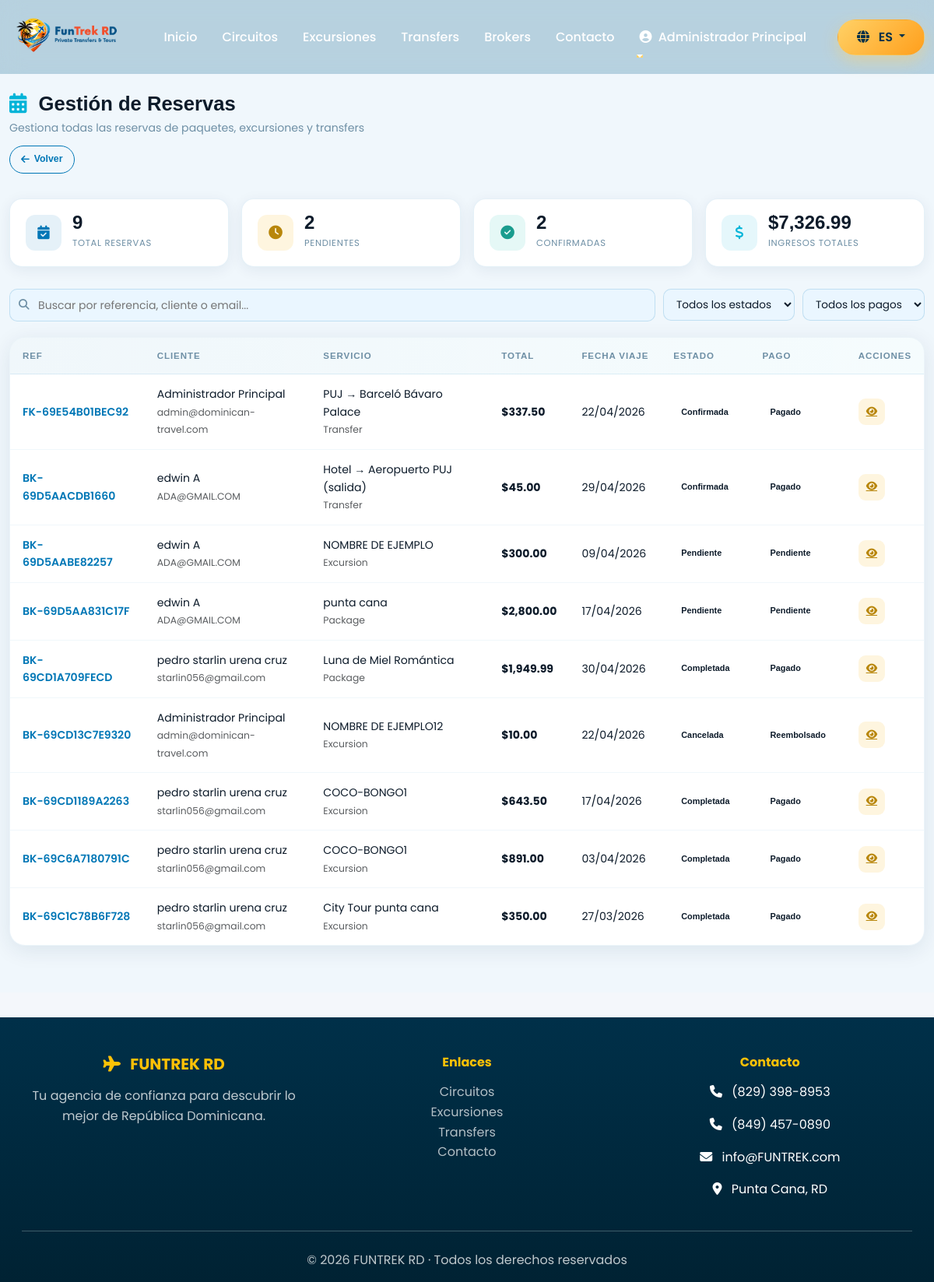
Screenshot of /public/admin/bookings (signed in) with the database file from the repository.
### tables this page shows
CREATE TABLE `bookings` (
  `id` int(11) NOT NULL,
  `booking_reference` varchar(50) NOT NULL,
  `customer_name` varchar(255) NOT NULL,
  `customer_email` varchar(255) NOT NULL,
  `customer_phone` varchar(50) NOT NULL,
  `travel_date` date NOT NULL,
  `adults` int(11) NOT NULL DEFAULT 1,
  `children` int(11) DEFAULT 0,
  `special_requests` text DEFAULT NULL,
  `item_type` enum('package','excursion','transfer') NOT NULL,
  `item_id` int(11) NOT NULL,
  `total_price` decimal(10,2) NOT NULL,
  `status` enum('pending','confirmed','cancelled','completed') DEFAULT 'pending',
  `payment_method` varchar(100) DEFAULT NULL,
  `payment_status` enum('pending','paid','refunded') DEFAULT 'pending',
  `created_at` timestamp NOT NULL DEFAULT current_timestamp(),
  `updated_at` timestamp NOT NULL DEFAULT current_timestamp() ON UPDATE current_timestamp()
);

CREATE TABLE `transfers` (
  `id` int(11) NOT NULL,
  `name` varchar(255) NOT NULL,
  `from_location` varchar(255) NOT NULL,
  `to_location` varchar(255) NOT NULL,
  `vehicle_type` varchar(100) DEFAULT NULL,
  `max_passengers` int(11) DEFAULT NULL,
  `price` decimal(10,2) NOT NULL,
  `price_type` enum('persona','paquete') NOT NULL DEFAULT 'paquete',
  `description` text DEFAULT NULL,
  `image` varchar(255) DEFAULT NULL,
  `gallery` longtext DEFAULT NULL,
  `active` tinyint(1) DEFAULT 1,
  `created_at` timestamp NOT NULL DEFAULT current_timestamp()
);

CREATE TABLE `excursions` (
  `id` int(11) NOT NULL,
  `name` varchar(255) NOT NULL,
  `location` varchar(255) NOT NULL,
  `description` text DEFAULT NULL,
  `duration` varchar(50) DEFAULT NULL,
  `price` decimal(10,2) NOT NULL,
  `price_type` enum('persona','paquete') NOT NULL DEFAULT 'persona',
  `category` varchar(100) DEFAULT NULL,
  `includes` text DEFAULT NULL,
  `requirements` text DEFAULT NULL,
  `image` varchar(255) DEFAULT NULL,
  `gallery` text DEFAULT NULL COMMENT 'JSON array de nombres de imágenes adicionales',
  `rating` decimal(3,1) DEFAULT 5.0 COMMENT 'Calificación promedio 1-5',
  `reviews_count` int(11) DEFAULT 0 COMMENT 'Número de reseñas',
  `featured` tinyint(1) DEFAULT 0 COMMENT 'Excursión destacada en homepage',
  `max_people` int(11) DEFAULT 15 COMMENT 'Máximo de personas por grupo',
  `active` tinyint(1) DEFAULT 1,
  `created_at` timestamp NOT NULL DEFAULT current_timestamp()
);

CREATE TABLE `packages` (
  `id` int(11) NOT NULL,
  `name` varchar(255) NOT NULL,
  `slug` varchar(255) DEFAULT NULL,
  `description` text DEFAULT NULL,
  `short_description` varchar(500) DEFAULT NULL,
  `price` decimal(10,2) NOT NULL,
  `price_type` enum('persona','paquete') NOT NULL DEFAULT 'persona',
  `discount_price` decimal(10,2) DEFAULT NULL,
  `days` int(11) NOT NULL,
  `nights` int(11) NOT NULL,
  `category` enum('playa','aventura','romantico','familiar','luxury') NOT NULL,
  `location` varchar(255) DEFAULT NULL,
  `hotel_category` varchar(50) DEFAULT NULL,
  `max_people` int(11) DEFAULT 2,
  `image` varchar(255) DEFAULT NULL,
  `gallery` text DEFAULT NULL,
  `includes` text DEFAULT NULL,
  `requirements` text DEFAULT NULL,
  `featured` tinyint(1) DEFAULT 0,
  `active` tinyint(1) DEFAULT 1,
  `created_at` timestamp NOT NULL DEFAULT current_timestamp(),
  `updated_at` timestamp NOT NULL DEFAULT current_timestamp() ON UPDATE current_timestamp()
);

### app/views/admin/bookings/index.php (the view, shortened to what the rows shown need)
<?php
require APP_ROOT . '/app/views/layouts/header.php';
function getBookingStatusBadgeClass(string $status): string
{
    $map = [
        'pending' => 'adm-badge-pending',
        'confirmed' => 'adm-badge-confirmed',
        'cancelled' => 'adm-badge-cancelled',
        'completed' => 'adm-badge-completed',
    ];
    return $map[$status] ?? 'adm-badge-pending';
}
function getPaymentStatusBadgeClass(string $paymentStatus): string
{
    $map = [
        'pending' => 'adm-payment-pending',
        'paid' => 'adm-payment-paid',
        'refunded' => 'adm-payment-refunded',
    ];
    return $map[$paymentStatus] ?? 'adm-payment-pending';
}
function getServiceDisplayName(array $booking): string
{
    $type = $booking['item_type'] ?? '';
    switch ($type) {
        case 'package':
            return $booking['package_name'] ?? __('admin.bookings.package');
        case 'excursion':
            return $booking['excursion_name'] ?? __('admin.bookings.excursion');
        default:
            return $booking['transfer_name'] ?? __('admin.bookings.transfer');
    }
}
?>
<div class="adm-page">
    <div class="container-fluid">
        <div class="adm-ph">
            <div class="adm-ph-left">
                <h1>
                    <i class="fas fa-calendar-alt me-2" style="color:var(--adm-teal)"></i>
                    <?= __('admin.bookings.title') ?>
                </h1>
            </div>
        </div>
        <div class="adm-table-card">
            <?php if (empty($bookings)): ?>
                <div class="adm-empty">
                    <i class="fas fa-calendar-week"></i>
                    <h5><?= __('admin.bookings.empty') ?></h5>
                    <p>No hay reservas registradas aún.</p>
                </div>
            <?php else: ?>
                <div class="table-responsive">
                    <table class="adm-table" id="bookingsTable">
                        <thead>
                            <tr>
                                <th><?= __('admin.bookings.ref') ?></th>
                                <th><?= __('admin.bookings.customer') ?></th>
                                <th><?= __('admin.bookings.service') ?></th>
                                <th><?= __('admin.bookings.total') ?></th>
                                <th><?= __('admin.bookings.travel_date') ?></th>
                                <th><?= __('admin.bookings.status') ?></th>
                                <th><?= __('admin.bookings.payment') ?></th>
                                <th class="text-end"><?= __('common.actions') ?></th>
                            </tr>
                        </thead>
                        <tbody id="tableBody">
                            <?php foreach ($bookings as $b): ?>
                                <?php
                                $serviceName = getServiceDisplayName($b);
                                $statusClass = getBookingStatusBadgeClass($b['status']);
                                $paymentClass = getPaymentStatusBadgeClass($b['payment_status']);
                                ?>
                                <tr data-ref="<?= strtolower($b['booking_reference']) ?>"
                                    data-customer="<?= strtolower($b['customer_name']) ?>"
                                    data-email="<?= strtolower($b['customer_email']) ?>" data-status="<?= $b['status'] ?>"
                                    data-payment="<?= $b['payment_status'] ?>">
                                    <td data-label="Referencia">
                                        <a href="<?= APP_URL ?>/admin/bookingDetail/<?= $b['id'] ?>"
                                            class="text-decoration-none fw-semibold" style="color:var(--adm-blue)">
                                            <?= htmlspecialchars($b['booking_reference']) ?>
                                        </a>
                                    </td>
                                    <td data-label="Cliente">
                                        <?= htmlspecialchars($b['customer_name']) ?><br>
                                        <small class="text-muted"><?= htmlspecialchars($b['customer_email']) ?></small>
                                    </td>
                                    <td data-label="Servicio">
                                        <?= htmlspecialchars($serviceName) ?><br>
                                        <small class="text-muted"><?= ucfirst($b['item_type']) ?></small>
                                    </td>
                                    <td data-label="Total" class="fw-bold">
                                        $<?= number_format((float) $b['total_price'], 2) ?>
                                    </td>
                                    <td data-label="Fecha">
                                        <?= date('d/m/Y', strtotime($b['travel_date'])) ?>
                                    </td>
                                    <td data-label="Estado">
                                        <span class="adm-badge <?= $statusClass ?>">
                                            <?= __('status.' . $b['status']) ?>
                                        </span>
                                    </td>
                                    <td data-label="Pago">
                                        <span class="adm-badge <?= $paymentClass ?>">
                                            <?= __('payment.' . $b['payment_status']) ?>
                                        </span>
                                    </td>
                                    <td data-label="Acciones" class="text-end">
                                        <a href="<?= APP_URL ?>/admin/bookingDetail/<?= $b['id'] ?>" class="adm-btn-edit"
                                            title="Ver detalle">
                                            <i class="fas fa-eye"></i>
                                        </a>
                                    </td>
                                </tr>
                            <?php endforeach; ?>
                        </tbody>
                    </table>
                </div>
            <?php endif; ?>
        </div>
    </div>
</div>
<?php require_once APP_ROOT . '/app/views/layouts/footer.php'; ?>

### rows the page displays
bookings: booking_reference "FK-69E54B01BEC92", customer_name "Administrador Principal", customer_email "admin@dominican-travel.com", transfers.name "PUJ → Barceló Bávaro Palace", item_type "Transfer", total_price "337.50", travel_date "22/04/2026", status "Confirmada", payment_status "Pagado"
bookings: booking_reference "BK-69D5AACDB1660", customer_name "edwin A", customer_email "ADA@GMAIL.COM", transfers.name "Hotel → Aeropuerto PUJ (salida)", item_type "Transfer", total_price "45.00", travel_date "29/04/2026", status "Confirmada", payment_status "Pagado"
bookings: booking_reference "BK-69D5AABE82257", customer_name "edwin A", customer_email "ADA@GMAIL.COM", excursions.name "NOMBRE DE EJEMPLO", item_type "Excursion", total_price "300.00", travel_date "09/04/2026", status "Pendiente", payment_status "Pendiente"
bookings: booking_reference "BK-69D5AA831C17F", customer_name "edwin A", customer_email "ADA@GMAIL.COM", packages.name "punta cana", item_type "Package", total_price "2,800.00", travel_date "17/04/2026", status "Pendiente", payment_status "Pendiente"
bookings: booking_reference "BK-69CD1A709FECD", customer_name "pedro starlin urena cruz", customer_email "starlin056@gmail.com", packages.name "Luna de Miel Romántica", item_type "Package", total_price "1,949.99", travel_date "30/04/2026", status "Completada", payment_status "Pagado"
bookings: booking_reference "BK-69CD13C7E9320", customer_name "Administrador Principal", customer_email "admin@dominican-travel.com", excursions.name "NOMBRE DE EJEMPLO12", item_type "Excursion", total_price "10.00", travel_date "22/04/2026", status "Cancelada", payment_status "Reembolsado"
bookings: booking_reference "BK-69CD1189A2263", customer_name "pedro starlin urena cruz", customer_email "starlin056@gmail.com", excursions.name "COCO-BONGO1", item_type "Excursion", total_price "643.50", travel_date "17/04/2026", status "Completada", payment_status "Pagado"
bookings: booking_reference "BK-69C6A7180791C", customer_name "pedro starlin urena cruz", customer_email "starlin056@gmail.com", excursions.name "COCO-BONGO1", item_type "Excursion", total_price "891.00", travel_date "03/04/2026", status "Completada", payment_status "Pagado"
bookings: booking_reference "BK-69C1C78B6F728", customer_name "pedro starlin urena cruz", customer_email "starlin056@gmail.com", excursions.name "City Tour punta cana", item_type "Excursion", total_price "350.00", travel_date "27/03/2026", status "Completada", payment_status "Pagado"

### other values shown
__('nav_home') "Inicio"
__('nav_packages') "Circuitos"
__('nav_excursions') "Excursiones"
__('nav_transfers') "Transfers"
__('nav_brokers') "Brokers"
__('nav_contact') "Contacto"
$_SESSION['user_name'] "Administrador Principal"
__('admin.bookings.title') "Gestión de Reservas"
__('common.back') "Volver"
$card['value'] "9"
$card['label'] "TOTAL RESERVAS"
$card['value'] "2"
$card['label'] "PENDIENTES"
$card['label'] "CONFIRMADAS"
$card['value'] "$7,326.99"
